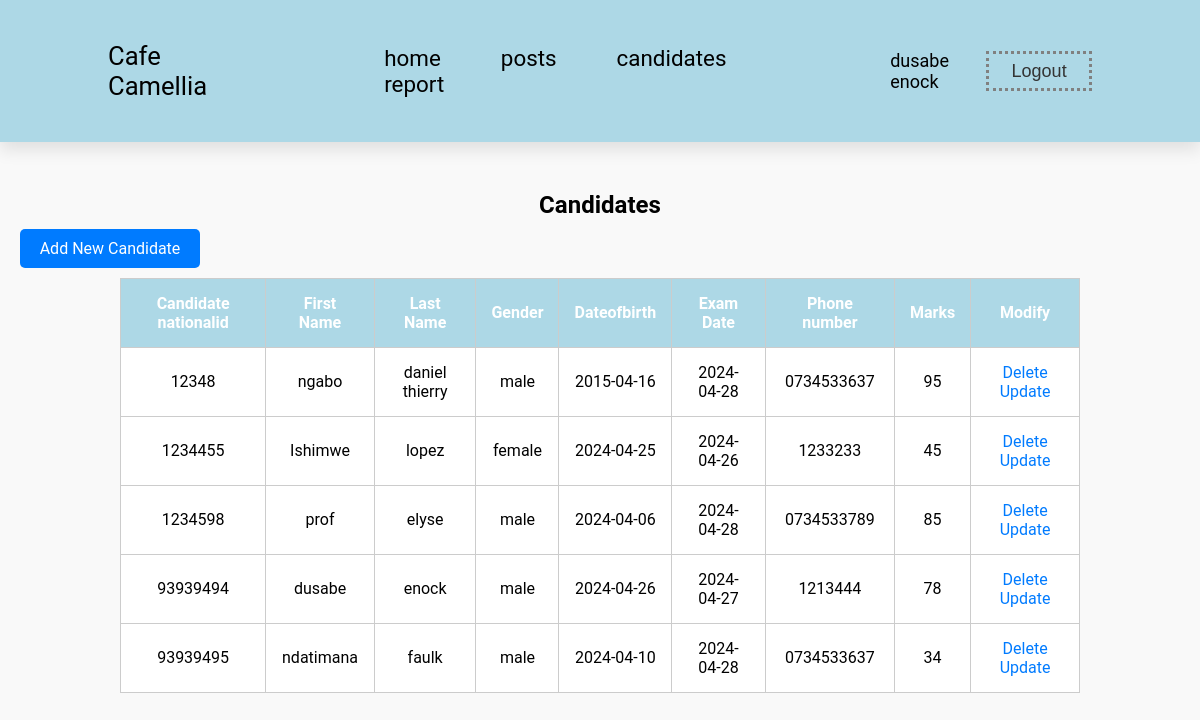
Screenshot of /Routes/candidate.php (signed in) with the database file from the repository.
### tables this page shows
CREATE TABLE `candidateresult` (
  `candidatenationalid` int(11) NOT NULL,
  `firstname` varchar(40) NOT NULL,
  `lastname` varchar(50) NOT NULL,
  `gender` enum('male','female') DEFAULT NULL,
  `dateofbirth` date DEFAULT NULL,
  `postid` int(11) DEFAULT 4,
  `examdate` date DEFAULT NULL,
  `phonenumber` varchar(15) DEFAULT NULL,
  `mark` int(11) DEFAULT NULL
);

### Routes/candidate.php (the view, shortened to what this page needs)
<?php
  include "./nav.php";
?>
<!DOCTYPE html>
<html lang="en">
<head>
</head>
<br><br><br><br><br><br><br><br><br>
    <div class="candidates">
       <center> <h2>Candidates</h2> </center>
       <center><a href="./newcandidate.php" class="add"> Add New Candidate</a>
        <table class="table">
            <thead>
                <tr>
                    <th>Candidate nationalid</th>
                    <th>First Name</th>
                    <th>Last Name</th>
                    <th>Gender</th>
                    <th>Dateofbirth</th>
                    <th>Exam Date</th>
                    <th>Phone number</th>
                    <th>Marks</th>
                    <th>Modify</th>
                </tr>
            </thead>
            <tbody>
                <?php
                $sql = "SELECT * FROM candidateresult";
                $result = mysqli_query($conn,$sql);
                if ($result == true) {
                    while ($row = mysqli_fetch_assoc($result)) {
                ?>
                        <tr>
                            <td><?php echo $row['candidatenationalid']; ?></td>
                            <td><?php echo $row['firstname']; ?></td>
                            <td><?php echo $row['lastname']; ?></td>
                            <td><?php echo $row['gender']; ?></td>
                            <td><?php echo $row['dateofbirth']; ?></td>
                            <td><?php echo $row['examdate']; ?></td>
                            <td><?php echo $row['phonenumber']; ?></td>
                            <td><?php echo $row['mark']; ?></td>
                            <td colspan="2"><a href="deletecandidate.php?id=<?php echo $row['candidatenationalid']?> ">Delete</a>
                            <a href="updatecandidate.php?id=<?php echo $row['candidatenationalid']?> ">Update</a>
                        </td>
                        </tr>
                <?php }
                }
                ?>
            </tbody>
        </table>
              </center>
    </div>
    </body>
</html>

### Routes/candidate.php (style rules this page uses)
body { font-family: 'Roboto', sans-serif; background-color: #f9f9f9; margin: 0; padding: 0; }
.candidates { width: 80%; margin: 0 auto; }
.add { text-align: center; background-color: #007bff; color: #fff; padding: 10px 20px; border-radius: 5px; text-decoration: none; margin-bottom: -90px; margin-left: -980px; }
.table { width: 100%; border-collapse: collapse; margin-top: 20px; }
.table th, .table td { border: 1px solid #ccc; padding: 15px; text-align: center; }
.table th { background-color: lightblue; color: #fff; }
.table td { background-color: #fff; }
.table tr:nth-child(even) { background-color: #f2f2f2; }
.table a { text-decoration: none; color: #007bff; }

### rows the page displays
candidateresult: candidatenationalid "12348", firstname "ngabo", lastname "daniel thierry", gender "male", dateofbirth "2015-04-16", examdate "2024-04-28", phonenumber "0734533637", mark "95"
candidateresult: candidatenationalid "1234455", firstname "Ishimwe", lastname "lopez", gender "female", dateofbirth "2024-04-25", examdate "2024-04-26", phonenumber "1233233", mark "45"
candidateresult: candidatenationalid "1234598", firstname "prof", lastname "elyse", gender "male", dateofbirth "2024-04-06", examdate "2024-04-28", phonenumber "0734533789", mark "85"
candidateresult: candidatenationalid "93939494", firstname "dusabe", lastname "enock", gender "male", dateofbirth "2024-04-26", examdate "2024-04-27", phonenumber "1213444", mark "78"
candidateresult: candidatenationalid "93939495", firstname "ndatimana", lastname "faulk", gender "male", dateofbirth "2024-04-10", examdate "2024-04-28", phonenumber "0734533637", mark "34"

### other values shown
$_SESSION['username'] "dusabe enock"
